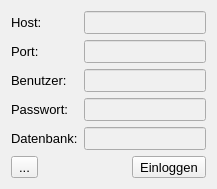
<?xml version="1.0" encoding="UTF-8"?>
<ui version="4.0">
 <class>LoginDialog</class>
 <widget class="QDialog" name="LoginDialog">
  <property name="geometry">
   <rect>
    <x>0</x>
    <y>0</y>
    <width>217</width>
    <height>186</height>
   </rect>
  </property>
  <property name="windowTitle">
   <string>Login - Flohmarktmanager</string>
  </property>
  <property name="styleSheet">
   <string>QWidget { font-family: "Segoe UI", sans-serif; font-size: 10pt; background-color: #f0f0f0; }
QPushButton { border: none; padding: 6px 12px; border-radius: 4px; background-color: #0078d7; color: white; }
QPushButton:hover { background-color: #005a9e; }
QGroupBox { border: 1px solid #cccccc; border-radius: 4px; margin-top: 6px; }
QGroupBox::title { subcontrol-origin: margin; subcontrol-position: top left; padding: 0 6px; }</string>
  </property>
  <layout class="QVBoxLayout" name="verticalLayout">
   <item>
    <layout class="QFormLayout" name="formLayout">
     <item row="0" column="0">
      <widget class="QLabel" name="labelHost">
       <property name="text">
        <string>Host:</string>
       </property>
      </widget>
     </item>
     <item row="0" column="1">
      <widget class="QLineEdit" name="lineEditHost"/>
     </item>
     <item row="1" column="0">
      <widget class="QLabel" name="labelPort">
       <property name="text">
        <string>Port:</string>
       </property>
      </widget>
     </item>
     <item row="1" column="1">
      <widget class="QLineEdit" name="lineEditPort"/>
     </item>
     <item row="2" column="0">
      <widget class="QLabel" name="labelUser">
       <property name="text">
        <string>Benutzer:</string>
       </property>
      </widget>
     </item>
     <item row="2" column="1">
      <widget class="QLineEdit" name="lineEditUser"/>
     </item>
     <item row="3" column="0">
      <widget class="QLabel" name="labelPassword">
       <property name="text">
        <string>Passwort:</string>
       </property>
      </widget>
     </item>
     <item row="3" column="1">
      <widget class="QLineEdit" name="lineEditPassword">
       <property name="echoMode">
        <enum>QLineEdit::EchoMode::Password</enum>
       </property>
      </widget>
     </item>
     <item row="4" column="0">
      <widget class="QLabel" name="labelDatabase">
       <property name="text">
        <string>Datenbank:</string>
       </property>
      </widget>
     </item>
     <item row="4" column="1">
      <widget class="QLineEdit" name="lineEditDatabase"/>
     </item>
    </layout>
   </item>
   <item>
    <layout class="QHBoxLayout" name="horizontalLayout">
     <item>
      <widget class="QToolButton" name="toolButton">
       <property name="text">
        <string>...</string>
       </property>
      </widget>
     </item>
     <item>
      <spacer name="horizontalSpacer">
       <property name="orientation">
        <enum>Qt::Orientation::Horizontal</enum>
       </property>
       <property name="sizeHint" stdset="0">
        <size>
         <width>40</width>
         <height>20</height>
        </size>
       </property>
      </spacer>
     </item>
     <item>
      <widget class="QToolButton" name="toolButtonLogin">
       <property name="text">
        <string>Einloggen</string>
       </property>
      </widget>
     </item>
    </layout>
   </item>
  </layout>
 </widget>
 <resources/>
 <connections/>
</ui>
